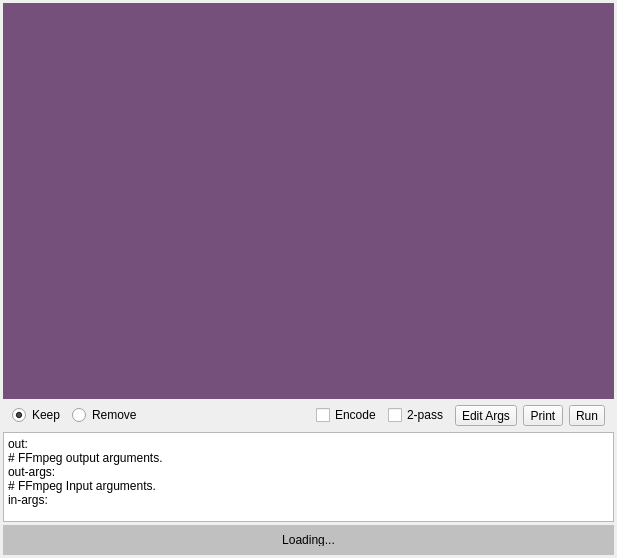
<?xml version="1.0" encoding="UTF-8"?>
<ui version="4.0">
 <class>root</class>
 <widget class="QWidget" name="root">
  <property name="geometry">
   <rect>
    <x>0</x>
    <y>0</y>
    <width>617</width>
    <height>558</height>
   </rect>
  </property>
  <property name="sizePolicy">
   <sizepolicy hsizetype="Preferred" vsizetype="Maximum">
    <horstretch>0</horstretch>
    <verstretch>0</verstretch>
   </sizepolicy>
  </property>
  <property name="focusPolicy">
   <enum>Qt::StrongFocus</enum>
  </property>
  <property name="windowTitle">
   <string>ffcutter</string>
  </property>
  <layout class="QVBoxLayout" name="verticalLayout">
   <property name="spacing">
    <number>3</number>
   </property>
   <property name="margin">
    <number>3</number>
   </property>
   <item>
    <widget class="QWidget" name="video" native="true">
     <property name="focusPolicy">
      <enum>Qt::NoFocus</enum>
     </property>
     <property name="styleSheet">
      <string notr="true">background-color: rgb(117, 80, 123);</string>
     </property>
    </widget>
   </item>
   <item>
    <widget class="QWidget" name="widget" native="true">
     <property name="sizePolicy">
      <sizepolicy hsizetype="Preferred" vsizetype="Maximum">
       <horstretch>0</horstretch>
       <verstretch>0</verstretch>
      </sizepolicy>
     </property>
     <layout class="QHBoxLayout" name="horizontalLayout_2">
      <property name="leftMargin">
       <number>9</number>
      </property>
      <property name="topMargin">
       <number>3</number>
      </property>
      <property name="rightMargin">
       <number>9</number>
      </property>
      <property name="bottomMargin">
       <number>3</number>
      </property>
      <item>
       <widget class="QRadioButton" name="keep">
        <property name="sizePolicy">
         <sizepolicy hsizetype="Maximum" vsizetype="Fixed">
          <horstretch>0</horstretch>
          <verstretch>0</verstretch>
         </sizepolicy>
        </property>
        <property name="focusPolicy">
         <enum>Qt::NoFocus</enum>
        </property>
        <property name="text">
         <string>Keep</string>
        </property>
        <property name="checked">
         <bool>true</bool>
        </property>
       </widget>
      </item>
      <item>
       <widget class="QRadioButton" name="remove">
        <property name="sizePolicy">
         <sizepolicy hsizetype="Maximum" vsizetype="Fixed">
          <horstretch>0</horstretch>
          <verstretch>0</verstretch>
         </sizepolicy>
        </property>
        <property name="focusPolicy">
         <enum>Qt::NoFocus</enum>
        </property>
        <property name="toolTip">
         <string/>
        </property>
        <property name="statusTip">
         <string/>
        </property>
        <property name="text">
         <string>Remove</string>
        </property>
       </widget>
      </item>
      <item>
       <widget class="QLabel" name="status">
        <property name="text">
         <string/>
        </property>
       </widget>
      </item>
      <item>
       <spacer name="horizontalSpacer">
        <property name="orientation">
         <enum>Qt::Horizontal</enum>
        </property>
        <property name="sizeHint" stdset="0">
         <size>
          <width>383</width>
          <height>20</height>
         </size>
        </property>
       </spacer>
      </item>
      <item>
       <widget class="QCheckBox" name="encode">
        <property name="focusPolicy">
         <enum>Qt::NoFocus</enum>
        </property>
        <property name="text">
         <string>Encode</string>
        </property>
       </widget>
      </item>
      <item>
       <widget class="QCheckBox" name="twoPass">
        <property name="text">
         <string>2-pass</string>
        </property>
        <property name="checkable">
         <bool>true</bool>
        </property>
        <property name="checked">
         <bool>false</bool>
        </property>
       </widget>
      </item>
      <item>
       <widget class="QToolButton" name="toggleArgsEdit">
        <property name="focusPolicy">
         <enum>Qt::NoFocus</enum>
        </property>
        <property name="toolTip">
         <string>Show/hide ffmpeg arguments editor</string>
        </property>
        <property name="text">
         <string>Edit Args</string>
        </property>
       </widget>
      </item>
      <item>
       <widget class="QToolButton" name="print">
        <property name="focusPolicy">
         <enum>Qt::NoFocus</enum>
        </property>
        <property name="toolTip">
         <string>Print ffmpeg commands into terminal</string>
        </property>
        <property name="text">
         <string>Print</string>
        </property>
       </widget>
      </item>
      <item>
       <widget class="QToolButton" name="run">
        <property name="focusPolicy">
         <enum>Qt::NoFocus</enum>
        </property>
        <property name="toolTip">
         <string>Run ffmpeg commands.</string>
        </property>
        <property name="text">
         <string>Run</string>
        </property>
       </widget>
      </item>
     </layout>
    </widget>
   </item>
   <item>
    <widget class="QPlainTextEdit" name="argsEdit">
     <property name="sizePolicy">
      <sizepolicy hsizetype="Expanding" vsizetype="Maximum">
       <horstretch>0</horstretch>
       <verstretch>0</verstretch>
      </sizepolicy>
     </property>
     <property name="maximumSize">
      <size>
       <width>16777215</width>
       <height>90</height>
      </size>
     </property>
     <property name="plainText">
      <string>out: 
# FFmpeg output arguments.
out-args: 
# FFmpeg Input arguments.
in-args: </string>
     </property>
    </widget>
   </item>
   <item>
    <widget class="QWidget" name="seekbar" native="true">
     <property name="sizePolicy">
      <sizepolicy hsizetype="Preferred" vsizetype="Preferred">
       <horstretch>0</horstretch>
       <verstretch>0</verstretch>
      </sizepolicy>
     </property>
     <property name="maximumSize">
      <size>
       <width>16777215</width>
       <height>30</height>
      </size>
     </property>
     <property name="mouseTracking">
      <bool>true</bool>
     </property>
     <property name="focusPolicy">
      <enum>Qt::NoFocus</enum>
     </property>
     <property name="autoFillBackground">
      <bool>false</bool>
     </property>
     <property name="styleSheet">
      <string notr="true">background-color: rgba(0,0,0,50);</string>
     </property>
     <layout class="QHBoxLayout" name="horizontalLayout">
      <item>
       <widget class="QLabel" name="loading">
        <property name="sizePolicy">
         <sizepolicy hsizetype="Preferred" vsizetype="Expanding">
          <horstretch>0</horstretch>
          <verstretch>0</verstretch>
         </sizepolicy>
        </property>
        <property name="styleSheet">
         <string notr="true">background-color: none;</string>
        </property>
        <property name="text">
         <string>Loading...</string>
        </property>
        <property name="alignment">
         <set>Qt::AlignCenter</set>
        </property>
       </widget>
      </item>
     </layout>
    </widget>
   </item>
  </layout>
 </widget>
 <resources/>
 <connections/>
</ui>
